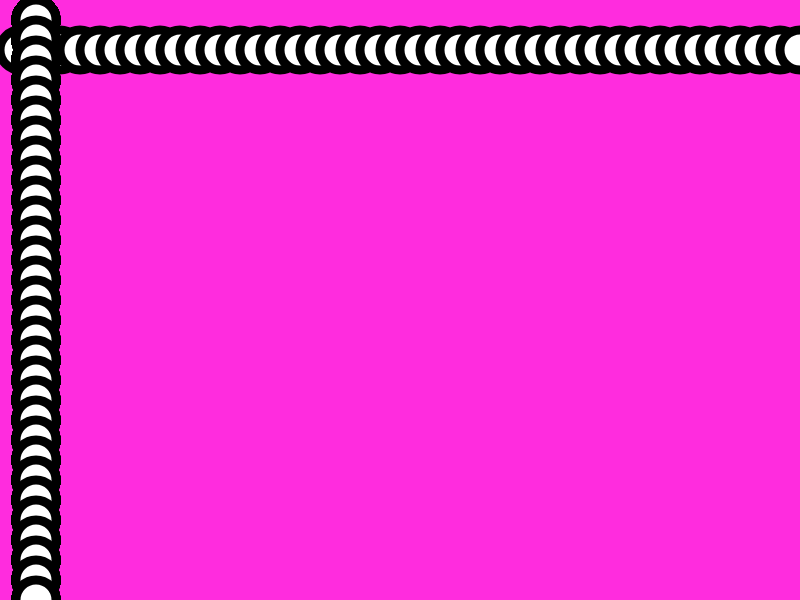
Frame 1 (no input)
Frame 60 (no input): identical to frame 1, image omitted
Frame 120 (the mouse pressed at the canvas centre since frame 60): identical to frame 1, image omitted

The p5.js sketch that drew this single still picture (run headless with seeded random() and noise() and a simulated clock; from frame 60 on, the mouse is pressed at the canvas centre):

// p5.js sketch
// ── sketch.js
function setup() {
  createCanvas(800, 600);
  strokeWeight(9)
 }

function draw() {
  background(340, 44, 222);
  for (var x = 20; x < width +15; x += 20) {
    ellipse(x, 50, 40, 40);
  for (var y = 20; y < height + 15; y += 20)
    ellipse(36, y, 40, 40);
  }
}
